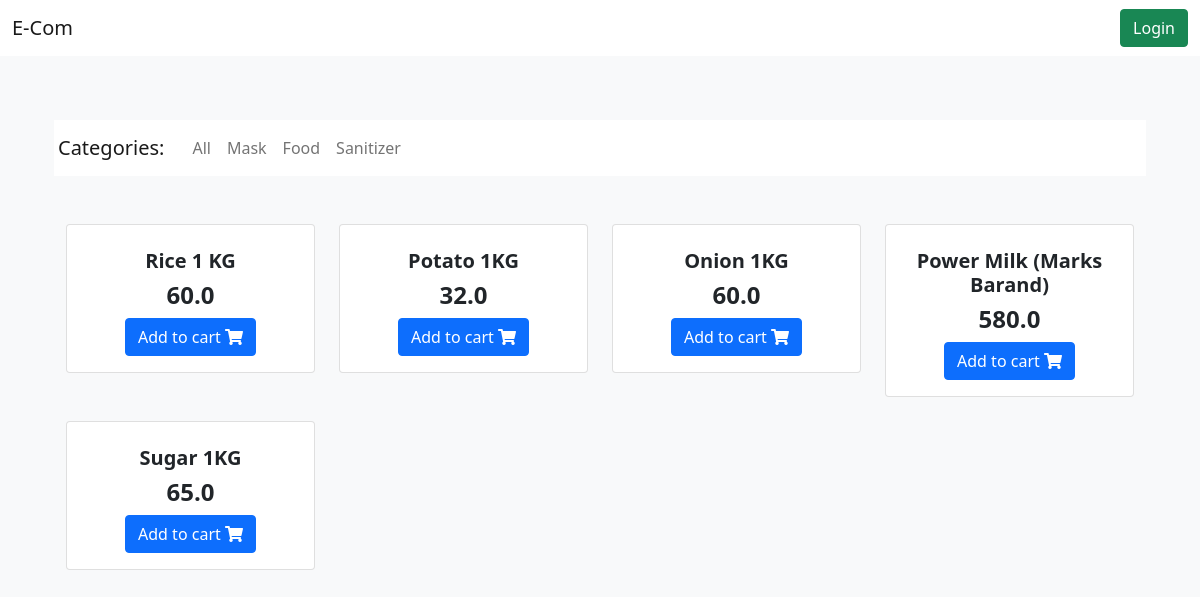
The app's page /?category=Food with its own data.
### store/models.py (models this page shows, shortened)
class Category(models.Model):
    name = models.CharField(max_length=20)

class Item(models.Model):
    title = models.CharField(max_length=100)
    price = models.FloatField()
    current_stock = models.IntegerField()
    category = models.ForeignKey(Category, on_delete=models.CASCADE)
    slug = models.SlugField()
    def get_add_to_cart_url(self):
        return reverse("core:add-to-cart", kwargs={
            'slug': self.slug
        })

### store/views.py (the view)
# urls.py: path('', HomeView.as_view(), name='home'),
class HomeView(ListView):
    model = Item
    template_name = "home.html"
    def get_context_data(self, **kwargs):
        context = super().get_context_data(**kwargs)
        category = self.request.GET.get("category")
        context['categories'] = Category.objects.all()
        if category:
            context['items'] = Item.objects.filter(category__name=category)
        else:
            context['items'] = Item.objects.all()
        return context

### templates/home.html (shortened to what this page needs)
{% extends "base.html" %}
{% block content %}
    <main>
        <div class="container">
            <nav class="navbar navbar-expand-lg navbar-light bg-white mt-5 mb-5">
                <span class="navbar-brand p-1">Categories:</span>
                <div class="collapse navbar-collapse" id="basicExampleNav">
                    <ul class="navbar-nav mr-auto">
                        <li class="nav-item">
                            <a class="nav-link" href="/">All</a>
                        </li>
                        {% for category in categories %}
                            <li class="nav-item">
                                <a class="nav-link" href="/?category={{ category.name }}">{{ category.name }}</a>
                            </li>
                        {% endfor %}
                    </ul>
                </div>
            </nav>
            <div class="text-center mb-4 container">
                <div class="row">
                    {% for item in items %}
                        <div class="col-lg-3 col-md-6 mb-4">
                            <div class="card">
                                <div class="card-body text-center">
                                    <h5>
                                        <strong>
                                            {{ item.title }}
                                        </strong>
                                    </h5>
                                    <h4 class="font-weight-bold blue-text">
                                        <strong> {{ item.price }} </strong>
                                    </h4>
                                    {% if item.current_stock > 1 %}
                                        <a href="{{ item.get_add_to_cart_url }}" class="btn btn-primary btn-md my-0 p">
                                            Add to cart
                                            <i class="fas fa-shopping-cart ml-1"></i>
                                        </a>
                                    {% else %}
                                        <span class="badge bg-warning text-dark">Out of stock</span>
                                    {% endif %}
                                </div>
                            </div>
                        </div>
                    {% endfor %}
                </div>
            </div>
        </div>
    </main>
{% endblock content %}

### templates/base.html (style rules this page uses)
html, body, header, .carousel { height: 60vh; }

### records on screen
Category: name "Mask"
Category: name "Food"
Category: name "Sanitizer"
Item: title "Rice 1 KG", price "60.0"
Item: title "Potato 1KG", price "32.0"
Item: title "Onion 1KG", price "60.0"
Item: title "Power Milk (Marks Barand)", price "580.0"
Item: title "Sugar 1KG", price "65.0"
